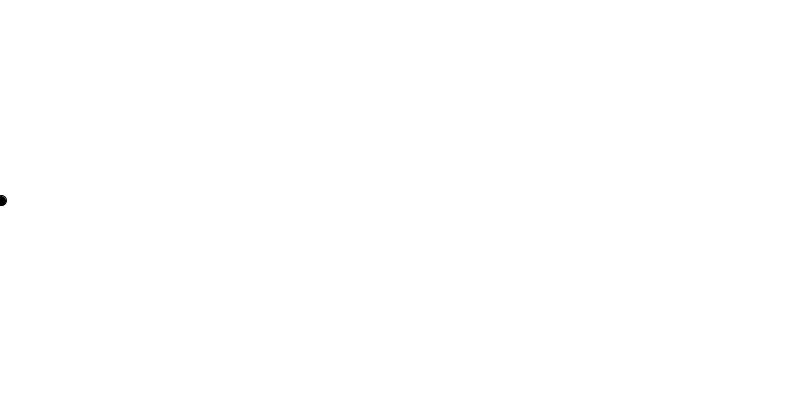
Frame 1 (no input)
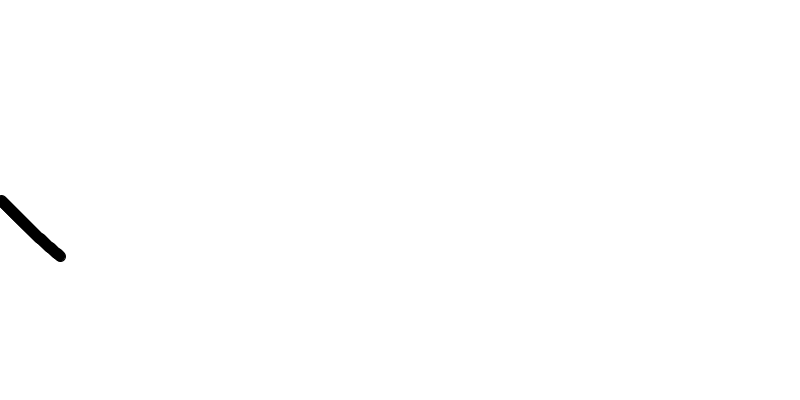
Frame 60 (the mouse pressed at the canvas centre just before this capture)
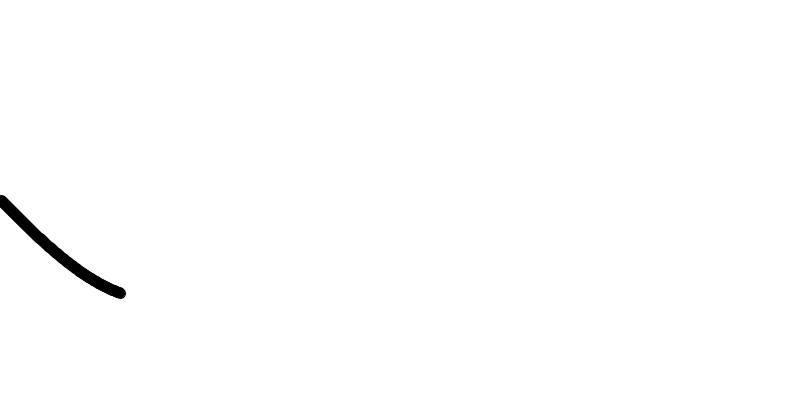
Frame 120 (the mouse held since frame 60 and released just before this capture)

The Processing sketch that drew these frames (run headless with seeded random() and noise(); from frame 60 on, the mouse is pressed at the canvas centre):

// Processing sketch: basic_sine
// ── basic_sine.pde
float x, y;
float t, speed, a, o;

void setup() {
  size(800, 400);
  // How would we calculate speed so that
  // we always do 1 complete sine wave
  // across the width of the screen?
  speed = 0.01;
  a = 100;
  
  background(255);
  fill(0);
  
}


void draw() {
  x++;
  t+=speed;
  // What would happen if we changed the speed?
  // What would happen if we changed amplitude?
  
  y = sin(t)*a + o;
  ellipse(x, y + height/2, 10, 10);
}
